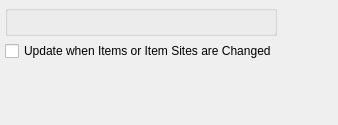
<?xml version="1.0" encoding="UTF-8"?>
<ui version="4.0">
 <comment>This file is part of the xTuple ERP: PostBooks Edition, a free and
open source Enterprise Resource Planning software suite,
Copyright (c) 1999-2010 by OpenMFG LLC, d/b/a xTuple.
It is licensed to you under the Common Public Attribution License
version 1.0, the full text of which (including xTuple-specific Exhibits)
is available at www.xtuple.com/CPAL.  By using this software, you agree
to be bound by its terms.</comment>
 <class>dspInvalidBillsOfMaterials</class>
 <widget class="QWidget" name="dspInvalidBillsOfMaterials">
  <property name="geometry">
   <rect>
    <x>0</x>
    <y>0</y>
    <width>338</width>
    <height>125</height>
   </rect>
  </property>
  <property name="windowTitle">
   <string>Bills of Materials without Component Item Sites</string>
  </property>
  <layout class="QHBoxLayout" name="horizontalLayout">
   <item>
    <layout class="QVBoxLayout">
     <item>
      <widget class="WarehouseGroup" name="_warehouse">
       <property name="title">
        <string/>
       </property>
       <property name="fixedSize">
        <bool>false</bool>
       </property>
      </widget>
     </item>
     <item>
      <widget class="XCheckBox" name="_update">
       <property name="text">
        <string>Update when Items or Item Sites are Changed</string>
       </property>
      </widget>
     </item>
     <item>
      <spacer name="verticalSpacer">
       <property name="orientation">
        <enum>Qt::Vertical</enum>
       </property>
       <property name="sizeHint" stdset="0">
        <size>
         <width>20</width>
         <height>0</height>
        </size>
       </property>
      </spacer>
     </item>
    </layout>
   </item>
   <item>
    <spacer>
     <property name="orientation">
      <enum>Qt::Horizontal</enum>
     </property>
     <property name="sizeType">
      <enum>QSizePolicy::Expanding</enum>
     </property>
     <property name="sizeHint" stdset="0">
      <size>
       <width>0</width>
       <height>20</height>
      </size>
     </property>
    </spacer>
   </item>
  </layout>
 </widget>
 <layoutdefault spacing="5" margin="5"/>
 <pixmapfunction>qPixmapFromMimeSource</pixmapfunction>
 <customwidgets>
  <customwidget>
   <class>WarehouseGroup</class>
   <extends>QGroupBox</extends>
   <header>warehousegroup.h</header>
  </customwidget>
  <customwidget>
   <class>XCheckBox</class>
   <extends>QCheckBox</extends>
   <header>xcheckbox.h</header>
  </customwidget>
 </customwidgets>
 <tabstops>
  <tabstop>_warehouse</tabstop>
 </tabstops>
 <resources/>
 <connections/>
</ui>
